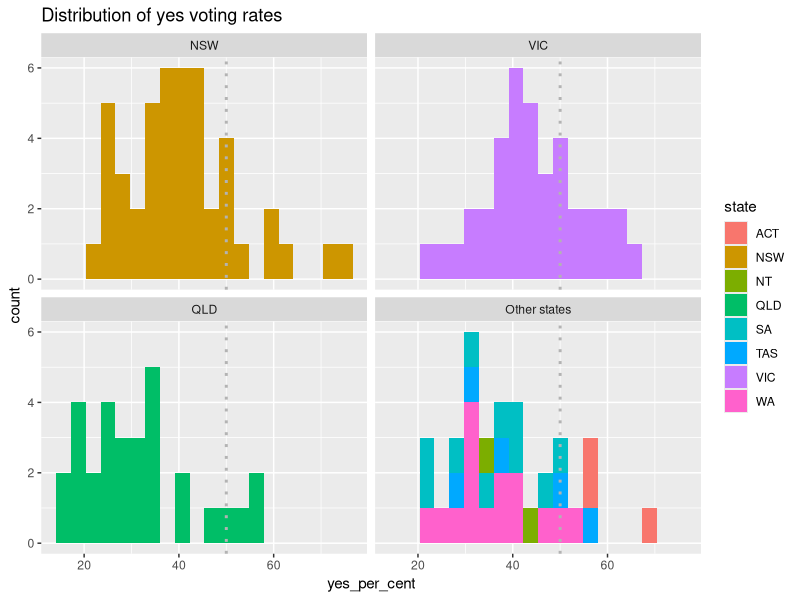
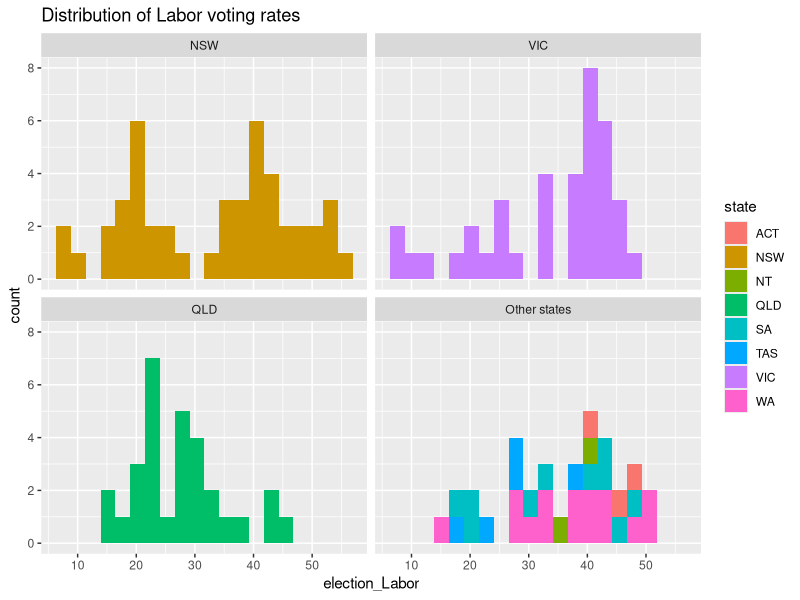
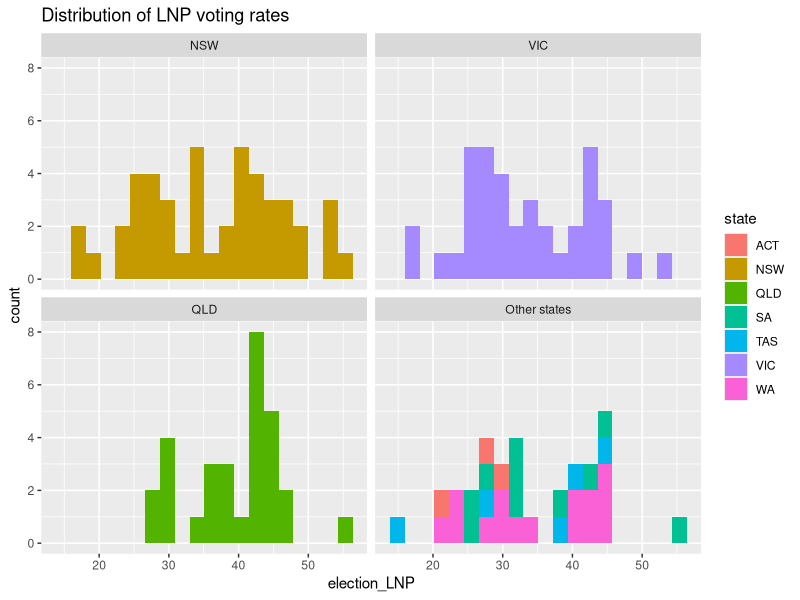
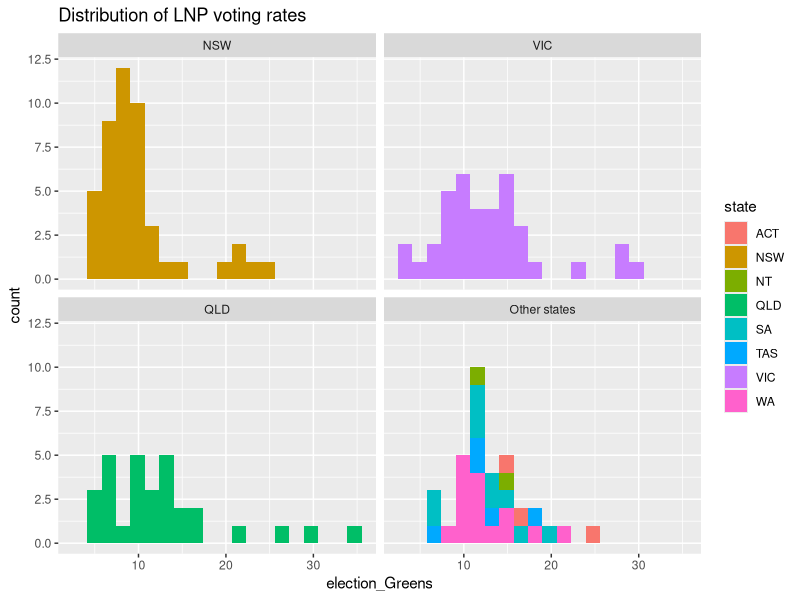
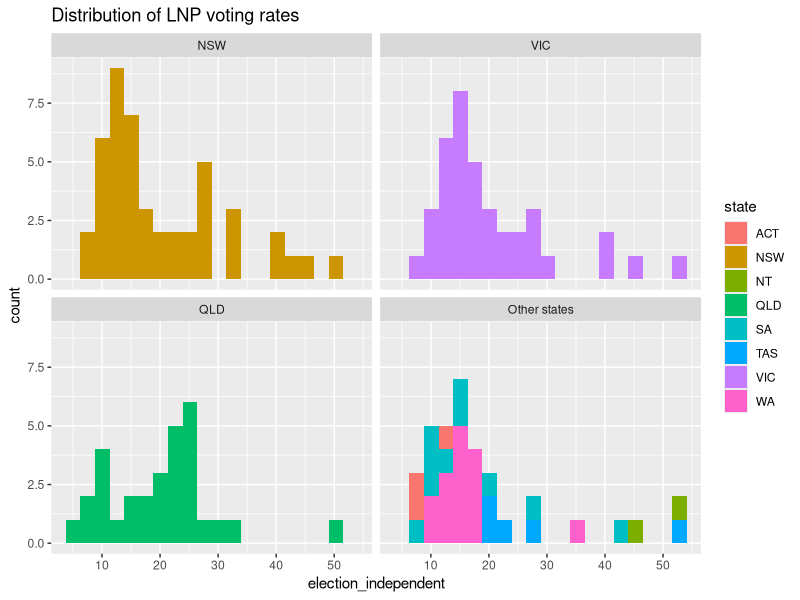
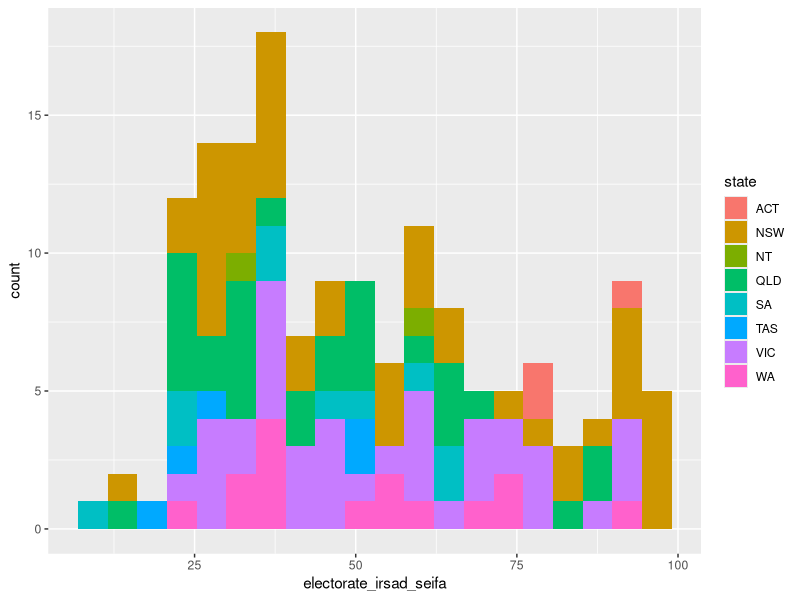
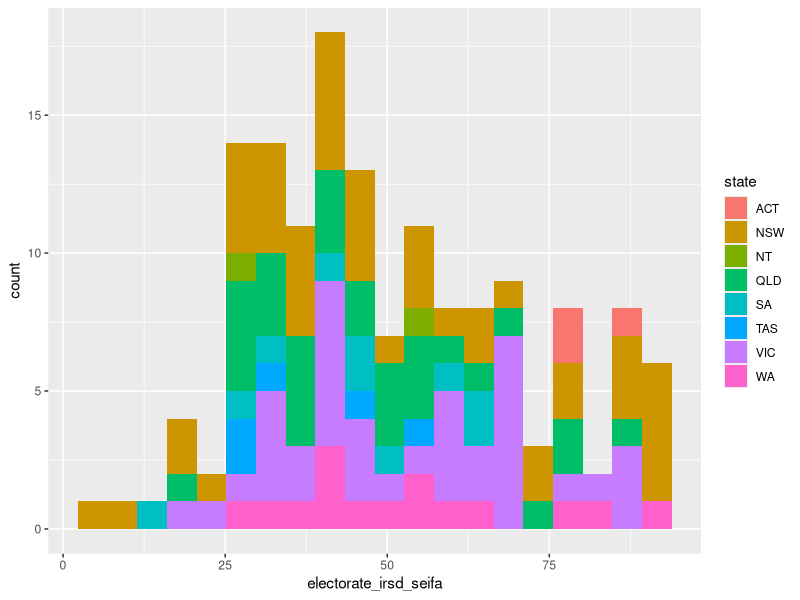
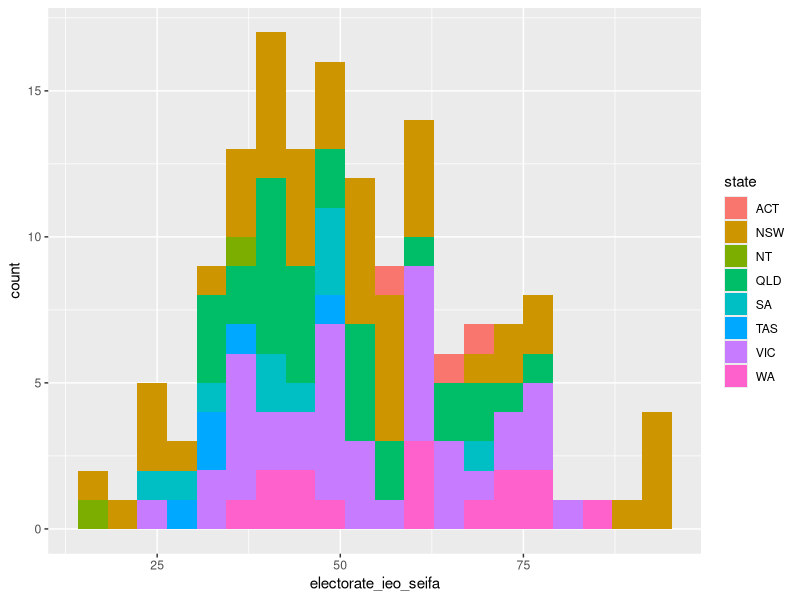

Reproduce these figures in R, in order. (Note: this script raises an error after producing the figures.)
library(tidyverse)
library(readxl)

################################################################################
###################### Import data into 1 df ###################################
################################################################################

# Referendum data ##############################################################

voice_data <- read_csv("data/voice_referendum_electorate_results.csv") %>% 
  select(electorate, state, yes_per_cent, no_per_cent)

# Election data ################################################################

election_data <- read_csv("data/electorate_election_data.csv") %>%
  pivot_wider(names_from = party_simple, values_from = per_cent) %>% 
  rename_at(vars(-electorate), ~ paste0("election_", .))

# Electorate SEIFA data ########################################################

seifa_data <- read_csv("data/electorate_seifas.csv")

# Geography data ###############################################################

geography_data <- read_csv("data/geography_classifications.csv")


# Combine into 1 df ############################################################

data <- voice_data %>% 
  inner_join(election_data , by = "electorate") %>% 
  inner_join(seifa_data, by = "electorate") %>% 
  inner_join(geography_data, by = "electorate") %>% 
  mutate(state_group = case_when(
    
    state == "NSW" ~ "NSW",
    state == "VIC" ~ "VIC",
    state == "QLD" ~ "QLD",
    TRUE ~ "Other states"
    
  )) %>% 
  mutate(state_group = as.factor(state_group)) %>% 
  mutate(state_group = fct_relevel(state_group, "NSW", "VIC", "QLD", "Other states")) %>% 
  filter(electorate != "Melbourne")



################################################################################
###################### Initial data exploration ################################
################################################################################

ggplot(data, aes(yes_per_cent, fill = state)) + geom_histogram(bins = 20) + facet_wrap(~state_group, scales = "fixed") + geom_vline(xintercept = 50, linetype = "dotted", color = "grey70", size = 1) + ggtitle("Distribution of yes voting rates")

# Election data ################################################################

ggplot(data, aes(election_Labor, fill = state)) + geom_histogram(bins = 20) + facet_wrap(~state_group, scales = "fixed") + ggtitle("Distribution of Labor voting rates")

ggplot(data, aes(election_LNP, fill = state)) + geom_histogram(bins = 20) + facet_wrap(~state_group, scales = "fixed") + ggtitle("Distribution of LNP voting rates")

ggplot(data, aes(election_Greens, fill = state)) + geom_histogram(bins = 20) + facet_wrap(~state_group, scales = "fixed") + ggtitle("Distribution of LNP voting rates")

ggplot(data, aes(election_independent, fill = state)) + geom_histogram(bins = 20) + facet_wrap(~state_group, scales = "fixed") + ggtitle("Distribution of LNP voting rates")

# SEIFA data ###################################################################

ggplot(data, aes(electorate_irsad_seifa, fill = state)) + geom_histogram(bins = 20)

ggplot(data, aes(electorate_irsd_seifa, fill = state)) + geom_histogram(bins = 20)

ggplot(data, aes(electorate_ieo_seifa, fill = state)) + geom_histogram(bins = 20)

################################################################################
###################### Checking relationships with yes votes ###################
################################################################################

# Election data ################################################################

# Yes

ggplot(data, aes(yes_per_cent, election_Labor, colour = state)) + geom_jitter() + facet_wrap(~state_group, scales = "fixed")

ggplot(data, aes(yes_per_cent, election_LNP, colour = state)) + geom_jitter() + facet_wrap(~state_group, scales = "fixed")

ggplot(data, aes(yes_per_cent, election_Greens, colour = state)) + geom_jitter() + facet_wrap(~state_group, scales = "fixed")

ggplot(data, aes(yes_per_cent, election_independent, colour = state)) + geom_jitter() + facet_wrap(~state_group, scales = "fixed")

# No

ggplot(data, aes(no_per_cent, election_Labor, colour = state)) + geom_jitter() + facet_wrap(~state_group, scales = "fixed")

ggplot(data, aes(no_per_cent, election_LNP, colour = state)) + geom_jitter() + facet_wrap(~state_group, scales = "fixed")

ggplot(data, aes(no_per_cent, election_Greens, colour = state)) + geom_jitter() + facet_wrap(~state_group, scales = "fixed")

ggplot(data, aes(no_per_cent, election_independent, colour = state)) + geom_jitter() + facet_wrap(~state_group, scales = "fixed")

# Relationship between Labor and Greens voting behaviour

ggplot(data, aes(election_Greens, election_Labor, colour = state)) + geom_jitter() + facet_wrap(~state_group, scales = "fixed")

cor(data$election_Greens, data$election_Labor)

vif_values <- car::vif(yes_vote_model)

print(vif_values)

# SEIFA data ###################################################################

# Yes

ggplot(data, aes(yes_per_cent, electorate_irsad_seifa, colour = state)) + geom_jitter() + facet_wrap(~state_group, scales = "fixed")

ggplot(data, aes(yes_per_cent, electorate_irsd_seifa, colour = state)) + geom_jitter() + facet_wrap(~state_group, scales = "fixed")

ggplot(data, aes(yes_per_cent, electorate_ieo_seifa, colour = state)) + geom_jitter() + facet_wrap(~state_group, scales = "fixed")

# No

ggplot(data, aes(no_per_cent, electorate_irsad_seifa, colour = state)) + geom_jitter() + facet_wrap(~state_group, scales = "fixed")

ggplot(data, aes(no_per_cent, electorate_irsd_seifa, colour = state)) + geom_jitter() + facet_wrap(~state_group, scales = "fixed")

ggplot(data, aes(no_per_cent, electorate_ieo_seifa, colour = state)) + geom_jitter() + facet_wrap(~state_group, scales = "fixed")


################################################################################
###################### Modelling yes votes #####################################
################################################################################

# Yes ##########################################################################

yes_vote_model <- lm(yes_per_cent ~ election_Greens + electorate_irsad_seifa + inner_metro, data = data)

summary(yes_vote_model)

crPlots(yes_vote_model)

plot(yes_vote_model, which = 1)


# Is it reasonable to include Labor and Greens in the same model?

# Relationship between Labor and Greens voting behaviour

ggplot(data, aes(election_Greens, election_Labor, colour = state)) + geom_jitter() 

cor(data$election_Greens, data$election_Labor)

vif_values <- car::vif(yes_vote_model)

print(vif_values)


# No

no_vote_model <- lm(no_per_cent ~ election_LNP + electorate_irsad_seifa + outer_metro, data = data)

summary(no_vote_model)

crPlots(no_vote_model)

plot(no_vote_model, which = 1)
